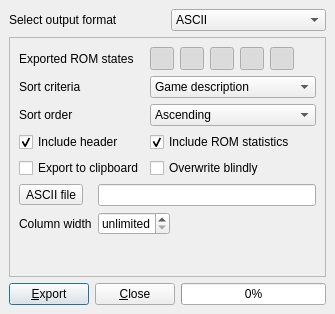
<?xml version="1.0" encoding="UTF-8"?>
<ui version="4.0">
 <author>R. Reucher</author>
 <class>ROMStatusExporter</class>
 <widget class="QDialog" name="ROMStatusExporter">
  <property name="geometry">
   <rect>
    <x>0</x>
    <y>0</y>
    <width>335</width>
    <height>314</height>
   </rect>
  </property>
  <property name="windowTitle">
   <string>ROM status export</string>
  </property>
  <layout class="QGridLayout" name="gridLayout_5">
   <item row="0" column="0">
    <layout class="QHBoxLayout" name="horizontalLayout_2">
     <item>
      <widget class="QLabel" name="labelOutputFormat">
       <property name="text">
        <string>Select output format</string>
       </property>
      </widget>
     </item>
     <item>
      <widget class="QComboBox" name="comboBoxOutputFormat">
       <property name="toolTip">
        <string>Select output format</string>
       </property>
       <item>
        <property name="text">
         <string>ASCII</string>
        </property>
       </item>
       <item>
        <property name="text">
         <string>CSV</string>
        </property>
       </item>
       <item>
        <property name="text">
         <string>HTML</string>
        </property>
       </item>
      </widget>
     </item>
    </layout>
   </item>
   <item row="1" column="0">
    <widget class="QFrame" name="frameExportParams">
     <property name="frameShape">
      <enum>QFrame::StyledPanel</enum>
     </property>
     <layout class="QGridLayout" name="gridLayout_4">
      <item row="0" column="0">
       <widget class="QLabel" name="label">
        <property name="sizePolicy">
         <sizepolicy hsizetype="Minimum" vsizetype="Preferred">
          <horstretch>0</horstretch>
          <verstretch>0</verstretch>
         </sizepolicy>
        </property>
        <property name="text">
         <string>Exported ROM states</string>
        </property>
       </widget>
      </item>
      <item row="0" column="1">
       <layout class="QHBoxLayout" name="horizontalLayout_3">
        <item>
         <widget class="QToolButton" name="toolButtonExportC">
          <property name="toolTip">
           <string>Export ROM state C (correct)?</string>
          </property>
          <property name="icon">
           <iconset resource="qmc2.qrc">
            <normaloff>:/data/img/sphere_green.png</normaloff>:/data/img/sphere_green.png</iconset>
          </property>
          <property name="checkable">
           <bool>true</bool>
          </property>
          <property name="checked">
           <bool>true</bool>
          </property>
         </widget>
        </item>
        <item>
         <widget class="QToolButton" name="toolButtonExportM">
          <property name="toolTip">
           <string>Export ROM state M (mostly correct)?</string>
          </property>
          <property name="icon">
           <iconset resource="qmc2.qrc">
            <normaloff>:/data/img/sphere_yellowgreen.png</normaloff>:/data/img/sphere_yellowgreen.png</iconset>
          </property>
          <property name="checkable">
           <bool>true</bool>
          </property>
          <property name="checked">
           <bool>true</bool>
          </property>
         </widget>
        </item>
        <item>
         <widget class="QToolButton" name="toolButtonExportI">
          <property name="toolTip">
           <string>Export ROM state I (incorrect)?</string>
          </property>
          <property name="icon">
           <iconset resource="qmc2.qrc">
            <normaloff>:/data/img/sphere_red.png</normaloff>:/data/img/sphere_red.png</iconset>
          </property>
          <property name="checkable">
           <bool>true</bool>
          </property>
          <property name="checked">
           <bool>true</bool>
          </property>
         </widget>
        </item>
        <item>
         <widget class="QToolButton" name="toolButtonExportN">
          <property name="toolTip">
           <string>Export ROM state N (not found)?</string>
          </property>
          <property name="icon">
           <iconset resource="qmc2.qrc">
            <normaloff>:/data/img/sphere_grey.png</normaloff>:/data/img/sphere_grey.png</iconset>
          </property>
          <property name="checkable">
           <bool>true</bool>
          </property>
          <property name="checked">
           <bool>true</bool>
          </property>
         </widget>
        </item>
        <item>
         <widget class="QToolButton" name="toolButtonExportU">
          <property name="toolTip">
           <string>Export ROM state U (unknown)?</string>
          </property>
          <property name="icon">
           <iconset resource="qmc2.qrc">
            <normaloff>:/data/img/sphere_blue.png</normaloff>:/data/img/sphere_blue.png</iconset>
          </property>
          <property name="checkable">
           <bool>true</bool>
          </property>
          <property name="checked">
           <bool>true</bool>
          </property>
         </widget>
        </item>
        <item>
         <spacer name="horizontalSpacer_2">
          <property name="orientation">
           <enum>Qt::Horizontal</enum>
          </property>
          <property name="sizeHint" stdset="0">
           <size>
            <width>40</width>
            <height>20</height>
           </size>
          </property>
         </spacer>
        </item>
       </layout>
      </item>
      <item row="1" column="0">
       <widget class="QLabel" name="labelSortCriteria">
        <property name="text">
         <string>Sort criteria</string>
        </property>
       </widget>
      </item>
      <item row="1" column="1">
       <widget class="QComboBox" name="comboBoxSortCriteria">
        <property name="toolTip">
         <string>Select sort criteria</string>
        </property>
        <item>
         <property name="text">
          <string>Game description</string>
         </property>
        </item>
        <item>
         <property name="text">
          <string>ROM state</string>
         </property>
        </item>
        <item>
         <property name="text">
          <string>Year</string>
         </property>
        </item>
        <item>
         <property name="text">
          <string>Manufacturer</string>
         </property>
        </item>
        <item>
         <property name="text">
          <string>Game name</string>
         </property>
        </item>
       </widget>
      </item>
      <item row="2" column="0">
       <widget class="QLabel" name="labelSortOrder">
        <property name="text">
         <string>Sort order</string>
        </property>
       </widget>
      </item>
      <item row="2" column="1">
       <widget class="QComboBox" name="comboBoxSortOrder">
        <property name="toolTip">
         <string>Select sort order</string>
        </property>
        <item>
         <property name="text">
          <string>Ascending</string>
         </property>
         <property name="icon">
          <iconset resource="qmc2.qrc">
           <normaloff>:/data/img/up.png</normaloff>:/data/img/up.png</iconset>
         </property>
        </item>
        <item>
         <property name="text">
          <string>Descending</string>
         </property>
         <property name="icon">
          <iconset resource="qmc2.qrc">
           <normaloff>:/data/img/down.png</normaloff>:/data/img/down.png</iconset>
         </property>
        </item>
       </widget>
      </item>
      <item row="3" column="0">
       <widget class="QCheckBox" name="checkBoxIncludeHeader">
        <property name="toolTip">
         <string>Include some header information in export</string>
        </property>
        <property name="text">
         <string>Include header</string>
        </property>
        <property name="checked">
         <bool>true</bool>
        </property>
       </widget>
      </item>
      <item row="3" column="1">
       <widget class="QCheckBox" name="checkBoxIncludeStatistics">
        <property name="toolTip">
         <string>Include statistical overview of the ROM state in export</string>
        </property>
        <property name="text">
         <string>Include ROM statistics</string>
        </property>
        <property name="checked">
         <bool>true</bool>
        </property>
       </widget>
      </item>
      <item row="4" column="0">
       <widget class="QCheckBox" name="checkBoxExportToClipboard">
        <property name="toolTip">
         <string>Export to the system clipboard instead of a file</string>
        </property>
        <property name="text">
         <string>Export to clipboard</string>
        </property>
        <property name="checked">
         <bool>false</bool>
        </property>
       </widget>
      </item>
      <item row="4" column="1">
       <widget class="QCheckBox" name="checkBoxOverwriteBlindly">
        <property name="toolTip">
         <string>Overwrite existing files without asking what to do</string>
        </property>
        <property name="text">
         <string>Overwrite blindly</string>
        </property>
        <property name="checked">
         <bool>false</bool>
        </property>
       </widget>
      </item>
      <item row="5" column="0" colspan="2">
       <widget class="QStackedWidget" name="stackedWidgetOutputParams">
        <property name="currentIndex">
         <number>0</number>
        </property>
        <widget class="QWidget" name="pageASCII">
         <layout class="QGridLayout" name="gridLayout_7">
          <property name="margin">
           <number>0</number>
          </property>
          <item row="0" column="0">
           <layout class="QGridLayout" name="gridLayout">
            <item row="0" column="0">
             <widget class="QToolButton" name="toolButtonBrowseASCIIFile">
              <property name="toolTip">
               <string>Browse ASCII export file</string>
              </property>
              <property name="text">
               <string>ASCII file</string>
              </property>
              <property name="icon">
               <iconset resource="qmc2.qrc">
                <normaloff>:/data/img/fileopen.png</normaloff>:/data/img/fileopen.png</iconset>
              </property>
              <property name="toolButtonStyle">
               <enum>Qt::ToolButtonTextBesideIcon</enum>
              </property>
             </widget>
            </item>
            <item row="0" column="1" colspan="2">
             <widget class="QLineEdit" name="lineEditASCIIFile">
              <property name="toolTip">
               <string>ASCII export file</string>
              </property>
             </widget>
            </item>
            <item row="1" column="0">
             <widget class="QLabel" name="labelASCIIColumnWidth">
              <property name="text">
               <string>Column width</string>
              </property>
             </widget>
            </item>
            <item row="1" column="1">
             <widget class="QSpinBox" name="spinBoxASCIIColumnWidth">
              <property name="enabled">
               <bool>true</bool>
              </property>
              <property name="toolTip">
               <string>Maximum column width for ASCII export (0 = unlimited)</string>
              </property>
              <property name="specialValueText">
               <string>unlimited</string>
              </property>
              <property name="maximum">
               <number>99999</number>
              </property>
              <property name="value">
               <number>0</number>
              </property>
             </widget>
            </item>
            <item row="2" column="0" colspan="2">
             <spacer name="verticalSpacer">
              <property name="orientation">
               <enum>Qt::Vertical</enum>
              </property>
              <property name="sizeHint" stdset="0">
               <size>
                <width>20</width>
                <height>26</height>
               </size>
              </property>
             </spacer>
            </item>
            <item row="1" column="2">
             <spacer name="horizontalSpacer_5">
              <property name="orientation">
               <enum>Qt::Horizontal</enum>
              </property>
              <property name="sizeHint" stdset="0">
               <size>
                <width>40</width>
                <height>20</height>
               </size>
              </property>
             </spacer>
            </item>
           </layout>
          </item>
         </layout>
        </widget>
        <widget class="QWidget" name="pageCSV">
         <layout class="QGridLayout" name="gridLayout_6">
          <property name="margin">
           <number>0</number>
          </property>
          <item row="0" column="0">
           <layout class="QGridLayout" name="gridLayout_2">
            <item row="0" column="0">
             <widget class="QToolButton" name="toolButtonBrowseCSVFile">
              <property name="toolTip">
               <string>Browse CSV export file</string>
              </property>
              <property name="text">
               <string>CSV file</string>
              </property>
              <property name="icon">
               <iconset resource="qmc2.qrc">
                <normaloff>:/data/img/fileopen.png</normaloff>:/data/img/fileopen.png</iconset>
              </property>
              <property name="toolButtonStyle">
               <enum>Qt::ToolButtonTextBesideIcon</enum>
              </property>
             </widget>
            </item>
            <item row="0" column="1" colspan="5">
             <widget class="QLineEdit" name="lineEditCSVFile">
              <property name="toolTip">
               <string>CSV export file</string>
              </property>
             </widget>
            </item>
            <item row="1" column="0">
             <widget class="QLabel" name="labelCSVSeparator">
              <property name="text">
               <string>Separator</string>
              </property>
             </widget>
            </item>
            <item row="2" column="0" colspan="6">
             <spacer name="verticalSpacer_2">
              <property name="orientation">
               <enum>Qt::Vertical</enum>
              </property>
              <property name="sizeHint" stdset="0">
               <size>
                <width>17</width>
                <height>63</height>
               </size>
              </property>
             </spacer>
            </item>
            <item row="1" column="1">
             <widget class="QLineEdit" name="lineEditCSVSeparator">
              <property name="enabled">
               <bool>true</bool>
              </property>
              <property name="minimumSize">
               <size>
                <width>30</width>
                <height>0</height>
               </size>
              </property>
              <property name="maximumSize">
               <size>
                <width>30</width>
                <height>16777215</height>
               </size>
              </property>
              <property name="toolTip">
               <string>Field separator for CSV export</string>
              </property>
              <property name="text">
               <string>;</string>
              </property>
              <property name="maxLength">
               <number>1</number>
              </property>
              <property name="alignment">
               <set>Qt::AlignHCenter</set>
              </property>
             </widget>
            </item>
            <item row="1" column="3">
             <widget class="QLabel" name="labelCSVDelimiter">
              <property name="text">
               <string>Delimiter</string>
              </property>
             </widget>
            </item>
            <item row="1" column="4">
             <widget class="QLineEdit" name="lineEditCSVDelimiter">
              <property name="enabled">
               <bool>true</bool>
              </property>
              <property name="minimumSize">
               <size>
                <width>30</width>
                <height>0</height>
               </size>
              </property>
              <property name="maximumSize">
               <size>
                <width>30</width>
                <height>16777215</height>
               </size>
              </property>
              <property name="toolTip">
               <string>Text delimiter for CSV export</string>
              </property>
              <property name="text">
               <string>&quot;</string>
              </property>
              <property name="maxLength">
               <number>1</number>
              </property>
              <property name="alignment">
               <set>Qt::AlignHCenter</set>
              </property>
             </widget>
            </item>
            <item row="1" column="2">
             <spacer name="horizontalSpacer">
              <property name="orientation">
               <enum>Qt::Horizontal</enum>
              </property>
              <property name="sizeHint" stdset="0">
               <size>
                <width>40</width>
                <height>20</height>
               </size>
              </property>
             </spacer>
            </item>
            <item row="1" column="5">
             <spacer name="horizontalSpacer_3">
              <property name="orientation">
               <enum>Qt::Horizontal</enum>
              </property>
              <property name="sizeHint" stdset="0">
               <size>
                <width>40</width>
                <height>20</height>
               </size>
              </property>
             </spacer>
            </item>
           </layout>
          </item>
         </layout>
        </widget>
        <widget class="QWidget" name="pageHTML">
         <layout class="QGridLayout" name="gridLayout_8">
          <property name="margin">
           <number>0</number>
          </property>
          <item row="0" column="0">
           <layout class="QGridLayout" name="gridLayout_3">
            <item row="0" column="0">
             <widget class="QToolButton" name="toolButtonBrowseHTMLFile">
              <property name="toolTip">
               <string>Browse HTML export file</string>
              </property>
              <property name="text">
               <string>HTML file</string>
              </property>
              <property name="icon">
               <iconset resource="qmc2.qrc">
                <normaloff>:/data/img/fileopen.png</normaloff>:/data/img/fileopen.png</iconset>
              </property>
              <property name="toolButtonStyle">
               <enum>Qt::ToolButtonTextBesideIcon</enum>
              </property>
             </widget>
            </item>
            <item row="0" column="1" colspan="2">
             <widget class="QLineEdit" name="lineEditHTMLFile">
              <property name="toolTip">
               <string>HTML export file</string>
              </property>
             </widget>
            </item>
            <item row="1" column="0">
             <widget class="QLabel" name="labelHTMLBorderWidth">
              <property name="text">
               <string>Border width</string>
              </property>
             </widget>
            </item>
            <item row="1" column="1">
             <widget class="QSpinBox" name="spinBoxHTMLBorderWidth">
              <property name="enabled">
               <bool>true</bool>
              </property>
              <property name="toolTip">
               <string>Border line width for tables (0 = no border)</string>
              </property>
              <property name="maximum">
               <number>99</number>
              </property>
              <property name="value">
               <number>1</number>
              </property>
             </widget>
            </item>
            <item row="2" column="0" colspan="2">
             <spacer name="verticalSpacer_3">
              <property name="orientation">
               <enum>Qt::Vertical</enum>
              </property>
              <property name="sizeHint" stdset="0">
               <size>
                <width>20</width>
                <height>53</height>
               </size>
              </property>
             </spacer>
            </item>
            <item row="1" column="2">
             <spacer name="horizontalSpacer_4">
              <property name="orientation">
               <enum>Qt::Horizontal</enum>
              </property>
              <property name="sizeHint" stdset="0">
               <size>
                <width>40</width>
                <height>20</height>
               </size>
              </property>
             </spacer>
            </item>
           </layout>
          </item>
         </layout>
        </widget>
       </widget>
      </item>
     </layout>
    </widget>
   </item>
   <item row="2" column="0">
    <layout class="QHBoxLayout" name="horizontalLayout">
     <item>
      <widget class="QPushButton" name="pushButtonExport">
       <property name="toolTip">
        <string>Export now!</string>
       </property>
       <property name="text">
        <string>&amp;Export</string>
       </property>
       <property name="icon">
        <iconset resource="qmc2.qrc">
         <normaloff>:/data/img/filesaveas.png</normaloff>:/data/img/filesaveas.png</iconset>
       </property>
      </widget>
     </item>
     <item>
      <widget class="QPushButton" name="pushButtonClose">
       <property name="toolTip">
        <string>Close ROM status export</string>
       </property>
       <property name="text">
        <string>&amp;Close</string>
       </property>
       <property name="icon">
        <iconset resource="qmc2.qrc">
         <normaloff>:/data/img/yes.png</normaloff>:/data/img/yes.png</iconset>
       </property>
      </widget>
     </item>
     <item>
      <widget class="QProgressBar" name="progressBarExport">
       <property name="toolTip">
        <string>Export progress indicator</string>
       </property>
       <property name="value">
        <number>0</number>
       </property>
       <property name="format">
        <string>%p%</string>
       </property>
      </widget>
     </item>
    </layout>
   </item>
  </layout>
 </widget>
 <layoutdefault spacing="6" margin="9"/>
 <tabstops>
  <tabstop>comboBoxOutputFormat</tabstop>
  <tabstop>toolButtonExportC</tabstop>
  <tabstop>toolButtonExportM</tabstop>
  <tabstop>toolButtonExportI</tabstop>
  <tabstop>toolButtonExportN</tabstop>
  <tabstop>toolButtonExportU</tabstop>
  <tabstop>comboBoxSortCriteria</tabstop>
  <tabstop>comboBoxSortOrder</tabstop>
  <tabstop>checkBoxIncludeHeader</tabstop>
  <tabstop>checkBoxIncludeStatistics</tabstop>
  <tabstop>checkBoxExportToClipboard</tabstop>
  <tabstop>checkBoxOverwriteBlindly</tabstop>
  <tabstop>toolButtonBrowseASCIIFile</tabstop>
  <tabstop>lineEditASCIIFile</tabstop>
  <tabstop>spinBoxASCIIColumnWidth</tabstop>
  <tabstop>toolButtonBrowseCSVFile</tabstop>
  <tabstop>lineEditCSVFile</tabstop>
  <tabstop>lineEditCSVSeparator</tabstop>
  <tabstop>lineEditCSVDelimiter</tabstop>
  <tabstop>toolButtonBrowseHTMLFile</tabstop>
  <tabstop>lineEditHTMLFile</tabstop>
  <tabstop>spinBoxHTMLBorderWidth</tabstop>
  <tabstop>pushButtonExport</tabstop>
  <tabstop>pushButtonClose</tabstop>
 </tabstops>
 <resources>
  <include location="qmc2.qrc"/>
 </resources>
 <connections>
  <connection>
   <sender>pushButtonClose</sender>
   <signal>clicked()</signal>
   <receiver>ROMStatusExporter</receiver>
   <slot>reject()</slot>
   <hints>
    <hint type="sourcelabel">
     <x>84</x>
     <y>279</y>
    </hint>
    <hint type="destinationlabel">
     <x>327</x>
     <y>289</y>
    </hint>
   </hints>
  </connection>
  <connection>
   <sender>checkBoxExportToClipboard</sender>
   <signal>toggled(bool)</signal>
   <receiver>toolButtonBrowseASCIIFile</receiver>
   <slot>setDisabled(bool)</slot>
   <hints>
    <hint type="sourcelabel">
     <x>53</x>
     <y>120</y>
    </hint>
    <hint type="destinationlabel">
     <x>67</x>
     <y>146</y>
    </hint>
   </hints>
  </connection>
  <connection>
   <sender>checkBoxExportToClipboard</sender>
   <signal>toggled(bool)</signal>
   <receiver>lineEditASCIIFile</receiver>
   <slot>setDisabled(bool)</slot>
   <hints>
    <hint type="sourcelabel">
     <x>144</x>
     <y>129</y>
    </hint>
    <hint type="destinationlabel">
     <x>177</x>
     <y>150</y>
    </hint>
   </hints>
  </connection>
  <connection>
   <sender>checkBoxExportToClipboard</sender>
   <signal>toggled(bool)</signal>
   <receiver>toolButtonBrowseCSVFile</receiver>
   <slot>setDisabled(bool)</slot>
   <hints>
    <hint type="sourcelabel">
     <x>67</x>
     <y>123</y>
    </hint>
    <hint type="destinationlabel">
     <x>72</x>
     <y>143</y>
    </hint>
   </hints>
  </connection>
  <connection>
   <sender>checkBoxExportToClipboard</sender>
   <signal>toggled(bool)</signal>
   <receiver>lineEditCSVFile</receiver>
   <slot>setDisabled(bool)</slot>
   <hints>
    <hint type="sourcelabel">
     <x>144</x>
     <y>121</y>
    </hint>
    <hint type="destinationlabel">
     <x>148</x>
     <y>150</y>
    </hint>
   </hints>
  </connection>
  <connection>
   <sender>checkBoxExportToClipboard</sender>
   <signal>toggled(bool)</signal>
   <receiver>checkBoxOverwriteBlindly</receiver>
   <slot>setDisabled(bool)</slot>
   <hints>
    <hint type="sourcelabel">
     <x>100</x>
     <y>120</y>
    </hint>
    <hint type="destinationlabel">
     <x>187</x>
     <y>120</y>
    </hint>
   </hints>
  </connection>
  <connection>
   <sender>checkBoxExportToClipboard</sender>
   <signal>toggled(bool)</signal>
   <receiver>toolButtonBrowseHTMLFile</receiver>
   <slot>setDisabled(bool)</slot>
   <hints>
    <hint type="sourcelabel">
     <x>55</x>
     <y>127</y>
    </hint>
    <hint type="destinationlabel">
     <x>60</x>
     <y>149</y>
    </hint>
   </hints>
  </connection>
  <connection>
   <sender>checkBoxExportToClipboard</sender>
   <signal>toggled(bool)</signal>
   <receiver>lineEditHTMLFile</receiver>
   <slot>setDisabled(bool)</slot>
   <hints>
    <hint type="sourcelabel">
     <x>43</x>
     <y>127</y>
    </hint>
    <hint type="destinationlabel">
     <x>149</x>
     <y>146</y>
    </hint>
   </hints>
  </connection>
 </connections>
</ui>
